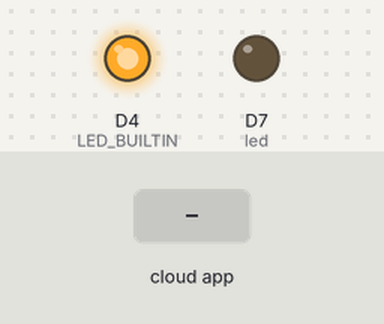
The sketch below on a simulated ESP8266 (NodeMCU). Shown: output pins drawn as LEDs (lit = HIGH, except the on-board LED, lit = LOW). Inputs (shaded band) come from the test bench. WiFi joins after 1.5 s; servers stay silent unless stated; no MQTT or app messages arrive unless stated; what the sketch prints to the serial monitor is not drawn.

Above: at 0.1 s.
At 2.7 s:
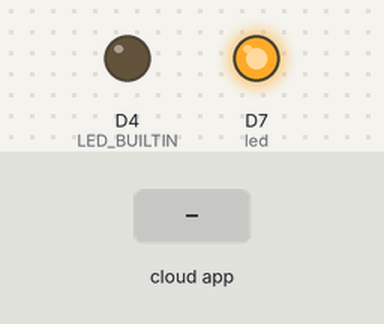
2.8 s: the phone or cloud app sets Relay1 to ON
4.3 s: the phone or cloud app sets Relay1 to OFF
At 5.2 s:
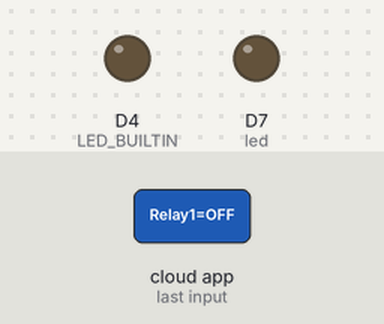
Timing chart, 0 to 11.0 s (numbered marks = the images above; inputs shaded):
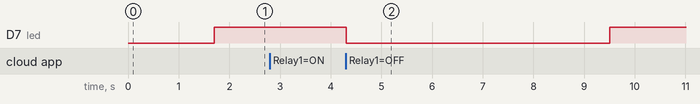

Measured:
- after the input at 2.8 s, every drawn part: stays the same

The sketch:

GoggleAssistant.ino
```cpp
#include <ESP8266WiFi.h>
#include "Adafruit_MQTT.h"
#include "Adafruit_MQTT_Client.h"

#define WIFI_SSID "IOT"  //Your wifi name
#define WIFI_PASS "cecurity"//your wifi password

#define MQTT_SERV "io.adafruit.com"
#define MQTT_PORT 1883
#define MQTT_NAME "SmthOnee" //Your adafruit name
#define MQTT_PASS "aio_ltJB275jGGkj4HcXDWaJH376LLT0" //Your adafruit AIO key


int led = D7;

WiFiClient client;
Adafruit_MQTT_Client mqtt(&client, MQTT_SERV, MQTT_PORT, MQTT_NAME, MQTT_PASS);

Adafruit_MQTT_Subscribe Lights = Adafruit_MQTT_Subscribe(&mqtt, MQTT_NAME "/f/Relay1");
Adafruit_MQTT_Publish LightsStatus = Adafruit_MQTT_Publish(&mqtt, MQTT_NAME "/f/Relay1");


void setup()
{
  Serial.begin(9600);
  pinMode(LED_BUILTIN, OUTPUT);


  //Connect to WiFi
  Serial.print("\n\nConnecting Wifi>");
  WiFi.begin(WIFI_SSID, WIFI_PASS);
  digitalWrite(LED_BUILTIN, LOW);

  while (WiFi.status() != WL_CONNECTED)
  {
    Serial.print(">");
    delay(50);
  }

  Serial.println("OK!");

  //Subscribe to the Lights topic
  mqtt.subscribe(&Lights);

  pinMode(led, OUTPUT);
  digitalWrite(LED_BUILTIN, HIGH);
  digitalWrite(led, LOW);

}

void loop()


{

  digitalWrite(led, LOW);
  delay(200);


  digitalWrite(led, HIGH);
  delay(200);


  //Connect/Reconnect to MQTT
  MQTT_connect();

  //Read from our subscription queue until we run out, or
  //wait up to 5 seconds for subscription to update
  Adafruit_MQTT_Subscribe * subscription;
  while ((subscription = mqtt.readSubscription(5000)))
  {
    //If we're in here, a subscription updated...
    if (subscription == &Lights)
    {
      //Print the new value to the serial monitor
      Serial.print("Lights: ");
      Serial.println((char*) Lights.lastread);

      //If the new value is  "ON", turn the light on.
      //Otherwise, turn it off.
      if (!strcmp((char*) Lights.lastread, "ON"))
      {
        //active low logic
        digitalWrite(led, HIGH);
        LightsStatus.publish("ON");
      }
      else if (!strcmp((char*) Lights.lastread, "OFF"))
      {
        digitalWrite(led, LOW);
        LightsStatus.publish("OFF");

      }
      else
      {
        LightsStatus.publish("ERROR");
      }
    }
    else
    {
      //LightsStatus.publish("ERROR");
    }
  }
  //  if (!mqtt.ping())
  //  {
  //    mqtt.disconnect();
  //  }
}


void MQTT_connect()
{

  //  // Stop if already connected
  if (mqtt.connected() && mqtt.ping())
  {
    //    mqtt.disconnect();
    return;
  }

  int8_t ret;

  mqtt.disconnect();

  Serial.print("Connecting to MQTT... ");
  uint8_t retries = 3;
  while ((ret = mqtt.connect()) != 0) // connect will return 0 for connected
  {
    Serial.println(mqtt.connectErrorString(ret));
    Serial.println("Retrying MQTT connection in 5 seconds...");
    mqtt.disconnect();
    delay(5000);  // wait 5 seconds
    retries--;
    if (retries == 0)
    {
      ESP.reset();
    }
  }
  Serial.println("MQTT Connected!");
}
```
